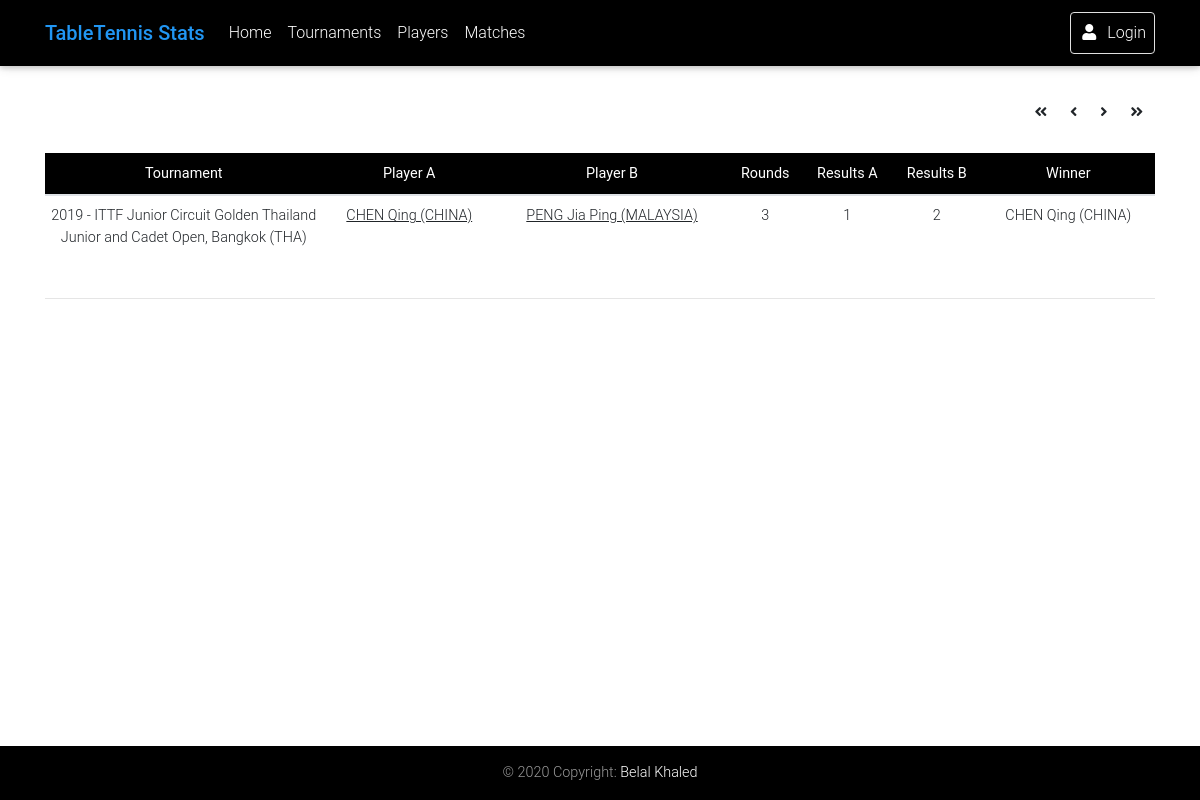
The app's page /matches.php with its own data.
### tables this page shows
CREATE TABLE `matches` (
  `id` int(255) NOT NULL,
  `teamA` varchar(255) NOT NULL,
  `teamB` varchar(255) NOT NULL,
  `resultA` int(255) NOT NULL,
  `resultB` int(11) NOT NULL,
  `winner` varchar(255) NOT NULL,
  `loser` varchar(255) NOT NULL,
  `tournamentID` int(255) NOT NULL,
  `tournamentName` varchar(255) NOT NULL,
  `tournamentYear` int(4) NOT NULL,
  `tournamentMonth` varchar(255) NOT NULL
);

### matches.php (the view, shortened to what this page needs)
<?php
require_once 'core/init.php';
?>
<!DOCTYPE html>
<html lang="en">
<head>
  <link rel="stylesheet" href="https://use.fontawesome.com/releases/v5.11.2/css/all.css">
  <link href="css/bootstrap.min.css" rel="stylesheet">
  <link href="css/mdb.min.css" rel="stylesheet">
  <link href="css/style.min.css" rel="stylesheet">
</head>
<body>
  <header>
    <nav class="navbar fixed-top navbar-expand-lg navbar-dark black scrolling-navbar">
      <div class="container">
        <a class="navbar-brand waves-effect" href="localhost/login.php" target="_blank">
          <strong class="blue-text">TableTennis Stats</strong>
        </a>
        <div class="collapse navbar-collapse" id="navbarSupportedContent">
          <ul class="navbar-nav mr-auto">
            <li class="nav-item">
              <a class="nav-link waves-effect" href="#">
                Home
              </a>
            </li>
            <li class="nav-item">
              <a class="nav-link waves-effect" href="localhost/tournaments.php" target="_blank">
                Tournaments
              </a>
            </li>
            <li class="nav-item">
              <a class="nav-link waves-effect" href="localhost/players.php" target="_blank">
                Players
              </a>
            </li>
            <li class="nav-item">
              <a class="nav-link waves-effect" href="localhost/matches.php" target="_blank">
                Matches
              </a>
            </li>
          </ul>
          <ul class="navbar-nav nav-flex-icons">
              <?php
                if(isset($_SESSION["loggedin"]) && $_SESSION["loggedin"] === true){
                  $current_user = $_SESSION["username"];
              ?>
              <li class="nav-item">
                <a href="panel.php" class="nav-link border border-light rounded waves-effect" target="_blank">
                  <i class="fas fa-user mr-2"></i>Welcome <?php echo $_SESSION["name"];?>
                </a>
              </li>
              <li class="nav-item">
                <a href="logout.php" class="nav-link">
                  Logout
                </a>
              </li>
              <?php }else {?>
              <li class="nav-item">
                <a href="login.php" class="nav-link border border-light rounded waves-effect" target="_blank">
                  <i class="fas fa-user mr-2"></i>Login
                </a>
              </li>
              <?php }?>
          </ul>
        </div>
      </div>
    </nav>
  </header>
  <main class="mt-5 pt-5">
    <div class="container">
        <section class="text-center">
            <div class="row mb-4 wow fadeIn">
                <div class="col">
                    <table class="table table-hover table-sm">
                        <thead class="black white-text">
                            <tr>
                                <th scope="col">Tournament</th>
                                <th scope="col">Player A</th>
                                <th scope="col">Player B</th>
                                <th scope="col">Rounds</th>
                                <th scope="col">Results A</th>
                                <th scope="col">Results B</th>
                                <th scope="col">Winner</th>
                            </tr>
                        </thead>
                        <tbody>
                            <?php
                                if (isset($_GET['pageno'])) {
                                    $pageno = $_GET['pageno'];
                                } else {
                                    $pageno = 1;
                                }
                                $no_of_records_per_page = 10;
                                $offset = ($pageno-1) * $no_of_records_per_page;
                                $total_pages_sql = "SELECT COUNT(*) FROM matches";
                                $resultPage = mysqli_query($link,$total_pages_sql);
                                $total_rows = mysqli_fetch_array($resultPage)[0];
                                $total_pages = ceil($total_rows / $no_of_records_per_page);
                                $query = "SELECT * FROM matches LIMIT $offset,$no_of_records_per_page";
                                if($result = mysqli_query($link, $query)){
                                    if(mysqli_num_rows($result) > 0){
                                        while($row = mysqli_fetch_array($result)){
                                            $roundA = intval($row['resultA']);
                                            $roundB = intval($row['resultB']);
                                            $totalRounds = $roundA + $roundB;
                                            echo "<tr>";
                                            echo "<td class='w-25'>".$row['tournamentName']."</td>";
                                            echo '<td><u><a href="search.php?playername='.$row['teamA'].'" target="__blank">'.$row['teamA'].'</a></u></td>';
                                            echo '<td><u><a href="search.php?playername='.$row['teamB'].'" target="__blank">'.$row['teamB'].'</a></u></td>';
                                            echo "<td>".$totalRounds."</td>";
                                            echo "<td>".$row['resultA']."</td>";
                                            echo "<td>".$row['resultB']."</td>";
                                            echo "<td>".$row['winner']."</td>";
                                            echo "</tr>";
                                        }
                                    }
                                }
                            ?>
                            <tr>
                                <ul class="pagination pg-blue justify-content-end">
                                    <li class="page-item">
                                        <a href="?pageno=1" class="page-link"><i class="fas fa-angle-double-left"></i></a>
                                    </li>
                                    <li class="<?php if($pageno <= 1){ echo ''; } ?> page-item">
                                        <a href="<?php if($pageno <= 1){ echo '#'; } else { echo "?pageno=".($pageno - 1); } ?>" class="page-link">
                                            <i class="fas fa-angle-left"></i>
                                        </a>
                                    </li>
                                    <li class="<?php if($pageno >= $total_pages){ echo ''; } ?> page-item">
                                        <a href="<?php if($pageno >= $total_pages){ echo '#'; } else { echo "?pageno=".($pageno + 1); } ?>" class="page-link">
                                            <i class="fas fa-angle-right"></i>
                                        </a>
                                    </li>
                                    <li class="page-item"><a href="?pageno=<?php echo $total_pages; ?>" class="page-link"><i class="fas fa-angle-double-right"></i></a>
                                    </li>
                                </ul>
                            </tr>
                        </tbody>
                    </table>
                </div>
            </div>
            <hr>
        </section>
    </div>
  </main>
  <footer class="page-footer text-center font-small mdb-color darken-2 mt-4 wow fadeIn">
    <div class="footer-copyright py-3">
      © 2020 Copyright:
      <a href="index.php" target="_blank"> Belal Khaled </a>
    </div>
  </footer>
</body>
</html>

### records on screen
matches: tournamentName "2019 - ITTF Junior Circuit Golden Thailand Junior and Cadet Open, Bangkok (THA)", teamA "CHEN Qing (CHINA)", teamB "PENG Jia Ping (MALAYSIA)", totalRounds "3", resultA "1", resultB "2", winner "CHEN Qing (CHINA)"
